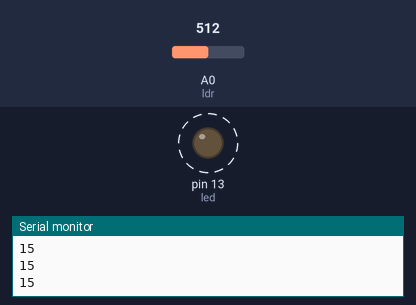
The sketch below on a simulated Arduino Uno, built with avr-gcc and run on an emulated ATmega328P. Shown: output pins drawn as LEDs (lit = HIGH), the last lines printed to the serial monitor. Dashed ring = blinking. Inputs (shaded band) come from the test bench; at power-on: A0 (ldr) = 512.

Above: at 1.2 s.
1.3 s: A0 (ldr) set to 716
At 1.53 s:
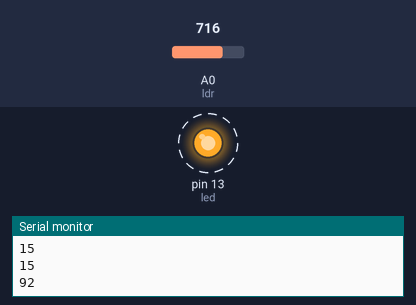
4.3 s: A0 (ldr) set to 900
At 4.7 s:
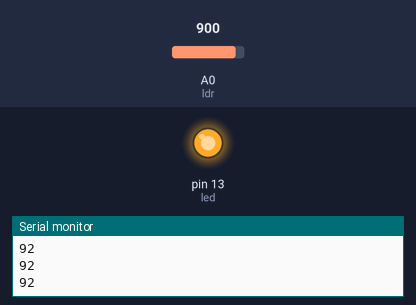
Timing chart, 0 to 13.3 s (numbered marks = the images above; inputs shaded):
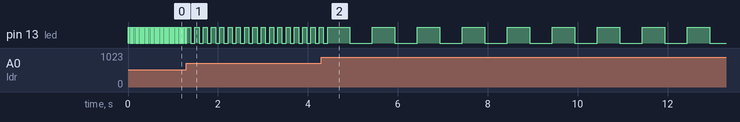

Measured:
- after the input at 1.3 s, pin 13 (led): alternates HIGH for 0.09 s and LOW for 0.09 s, starting after 0.10 s
- by itself, pin 13 (led): alternates HIGH for 0.02 s and LOW for 0.02 s

The sketch:

app.ino
```cpp
#define led 13
#define ldr A0
int lecturaLdr;

void setup()
{
    Serial.begin(115200);
	pinMode(led, OUTPUT);
}

void loop()
{
	lecturaLdr = analogRead(ldr);
    //valor restringido
    lecturaLdr = constrain(lecturaLdr, 700, 800);

    //valor mapeado
    lecturaLdr = map(lecturaLdr,700,800,15,500);

    digitalWrite(led, HIGH);
    delay(lecturaLdr);

    digitalWrite(led, LOW);
    delay(lecturaLdr);

    Serial.println(lecturaLdr);
}
```
